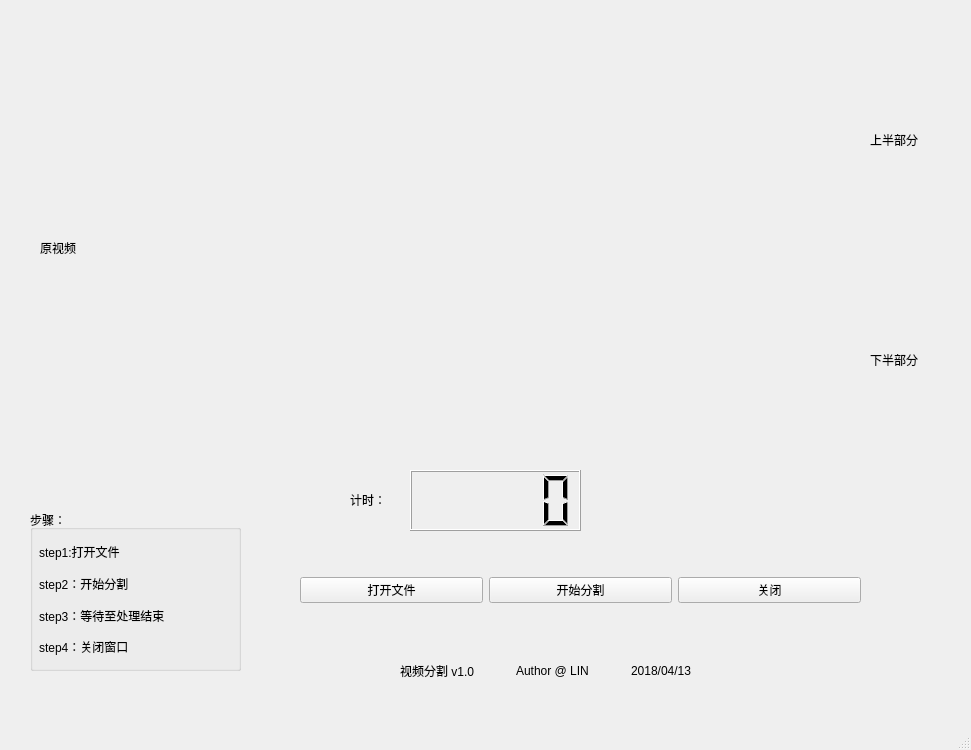
<?xml version="1.0" encoding="UTF-8"?>
<ui version="4.0">
 <class>MainWindow</class>
 <widget class="QMainWindow" name="MainWindow">
  <property name="geometry">
   <rect>
    <x>0</x>
    <y>0</y>
    <width>971</width>
    <height>750</height>
   </rect>
  </property>
  <property name="windowTitle">
   <string>VideoCut</string>
  </property>
  <widget class="QWidget" name="centralwidget">
   <widget class="QWidget" name="horizontalLayoutWidget">
    <property name="geometry">
     <rect>
      <x>110</x>
      <y>40</y>
      <width>751</width>
      <height>421</height>
     </rect>
    </property>
    <layout class="QHBoxLayout" name="horizontalLayout">
     <item>
      <widget class="QLabel" name="label_original">
       <property name="text">
        <string/>
       </property>
      </widget>
     </item>
     <item>
      <layout class="QVBoxLayout" name="verticalLayout_4">
       <item>
        <widget class="QLabel" name="label_top">
         <property name="text">
          <string/>
         </property>
        </widget>
       </item>
       <item>
        <widget class="QLabel" name="label_bottom">
         <property name="text">
          <string/>
         </property>
        </widget>
       </item>
      </layout>
     </item>
    </layout>
   </widget>
   <widget class="QGroupBox" name="groupBox">
    <property name="geometry">
     <rect>
      <x>30</x>
      <y>510</y>
      <width>211</width>
      <height>161</height>
     </rect>
    </property>
    <property name="title">
     <string>步骤：</string>
    </property>
    <widget class="QWidget" name="verticalLayoutWidget_2">
     <property name="geometry">
      <rect>
       <x>9</x>
       <y>29</y>
       <width>191</width>
       <height>121</height>
      </rect>
     </property>
     <layout class="QVBoxLayout" name="verticalLayout_5">
      <item>
       <widget class="QLabel" name="label">
        <property name="text">
         <string>step1:打开文件</string>
        </property>
       </widget>
      </item>
      <item>
       <widget class="QLabel" name="label_2">
        <property name="text">
         <string>step2：开始分割</string>
        </property>
       </widget>
      </item>
      <item>
       <widget class="QLabel" name="label_3">
        <property name="text">
         <string>step3：等待至处理结束</string>
        </property>
       </widget>
      </item>
      <item>
       <widget class="QLabel" name="label_4">
        <property name="text">
         <string>step4：关闭窗口</string>
        </property>
       </widget>
      </item>
     </layout>
    </widget>
   </widget>
   <widget class="QWidget" name="horizontalLayoutWidget_2">
    <property name="geometry">
     <rect>
      <x>300</x>
      <y>550</y>
      <width>561</width>
      <height>80</height>
     </rect>
    </property>
    <layout class="QHBoxLayout" name="horizontalLayout_2">
     <item>
      <widget class="QPushButton" name="button_openfile">
       <property name="text">
        <string>打开文件</string>
       </property>
      </widget>
     </item>
     <item>
      <widget class="QPushButton" name="button_begin">
       <property name="text">
        <string>开始分割</string>
       </property>
      </widget>
     </item>
     <item>
      <widget class="QPushButton" name="button_cancel">
       <property name="text">
        <string>关闭</string>
       </property>
      </widget>
     </item>
    </layout>
   </widget>
   <widget class="QLCDNumber" name="icd_time">
    <property name="geometry">
     <rect>
      <x>410</x>
      <y>470</y>
      <width>171</width>
      <height>61</height>
     </rect>
    </property>
   </widget>
   <widget class="QLabel" name="label_8">
    <property name="geometry">
     <rect>
      <x>40</x>
      <y>240</y>
      <width>51</width>
      <height>16</height>
     </rect>
    </property>
    <property name="text">
     <string>原视频</string>
    </property>
   </widget>
   <widget class="QLabel" name="label_9">
    <property name="geometry">
     <rect>
      <x>870</x>
      <y>130</y>
      <width>71</width>
      <height>20</height>
     </rect>
    </property>
    <property name="text">
     <string>上半部分</string>
    </property>
   </widget>
   <widget class="QLabel" name="label_10">
    <property name="geometry">
     <rect>
      <x>870</x>
      <y>350</y>
      <width>71</width>
      <height>20</height>
     </rect>
    </property>
    <property name="text">
     <string>下半部分</string>
    </property>
   </widget>
   <widget class="QWidget" name="horizontalLayoutWidget_3">
    <property name="geometry">
     <rect>
      <x>400</x>
      <y>650</y>
      <width>341</width>
      <height>41</height>
     </rect>
    </property>
    <layout class="QHBoxLayout" name="horizontalLayout_3">
     <item>
      <widget class="QLabel" name="label_7">
       <property name="layoutDirection">
        <enum>Qt::LeftToRight</enum>
       </property>
       <property name="text">
        <string>视频分割 v1.0</string>
       </property>
      </widget>
     </item>
     <item>
      <widget class="QLabel" name="label_5">
       <property name="text">
        <string>Author @ LIN</string>
       </property>
      </widget>
     </item>
     <item>
      <widget class="QLabel" name="label_6">
       <property name="text">
        <string>2018/04/13</string>
       </property>
      </widget>
     </item>
    </layout>
   </widget>
   <widget class="QLabel" name="label_11">
    <property name="geometry">
     <rect>
      <x>350</x>
      <y>490</y>
      <width>41</width>
      <height>20</height>
     </rect>
    </property>
    <property name="text">
     <string>计时：</string>
    </property>
   </widget>
  </widget>
  <widget class="QMenuBar" name="menubar">
   <property name="geometry">
    <rect>
     <x>0</x>
     <y>0</y>
     <width>971</width>
     <height>26</height>
    </rect>
   </property>
  </widget>
  <widget class="QStatusBar" name="statusbar"/>
 </widget>
 <resources/>
 <connections/>
</ui>
